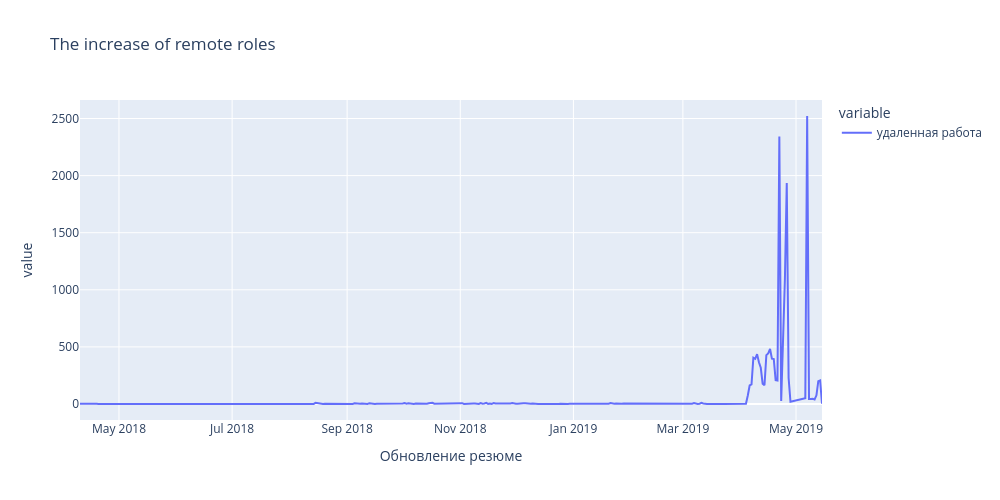

Notebook source saved alongside this figure:
### Markdown cell above
This scatterplot helps us see the distribution of experience and age, and also allows us to identify outliers in the data thanks to the line drawn.

### Code cell
line_dst = new_dst.groupby('Обновление резюме', as_index=False)['удаленная работа'].sum()
fig = px.line( data_frame=line_dst, 
    x='Обновление резюме', 
    y=['удаленная работа'], 
    height=500, 
    width=1000, 
    title='The increase of remote roles'
)
fig.write_html(r'C:\Users\alber\Desktop\EDA_CV_HH\graphs\remote_jobs.html')
fig.show()

### Figure 1 — Plotly figure (JSON) as saved in the notebook; plotly's stock layout.template omitted (floating-point values rounded to 4 significant figures; data arrays with more than 128 entries replaced by an {"elided": "..."} marker saying what was removed)
{"data": [{"hovertemplate": "variable=удаленная работа<br>Обновление резюме=%{x}<br>value=%{y}<extra></extra>", "legendgroup": "удаленная работа", "line": {"color": "#636efa", "dash": "solid"}, "marker": {"symbol": "circle"}, "mode": "lines", "name": "удаленная работа", "orientation": "v", "showlegend": true, "type": "scatter", "x": {"elided": "372 str values"}, "xaxis": "x", "y": {"elided": "372 int values"}, "yaxis": "y"}], "layout": {"height": 500, "legend": {"title": {"text": "variable"}, "tracegroupgap": 0}, "title": {"text": "The increase of remote roles"}, "width": 1000, "xaxis": {"anchor": "y", "domain": [0, 1], "title": {"text": "Обновление резюме"}}, "yaxis": {"anchor": "x", "domain": [0, 1], "title": {"text": "value"}}}}
